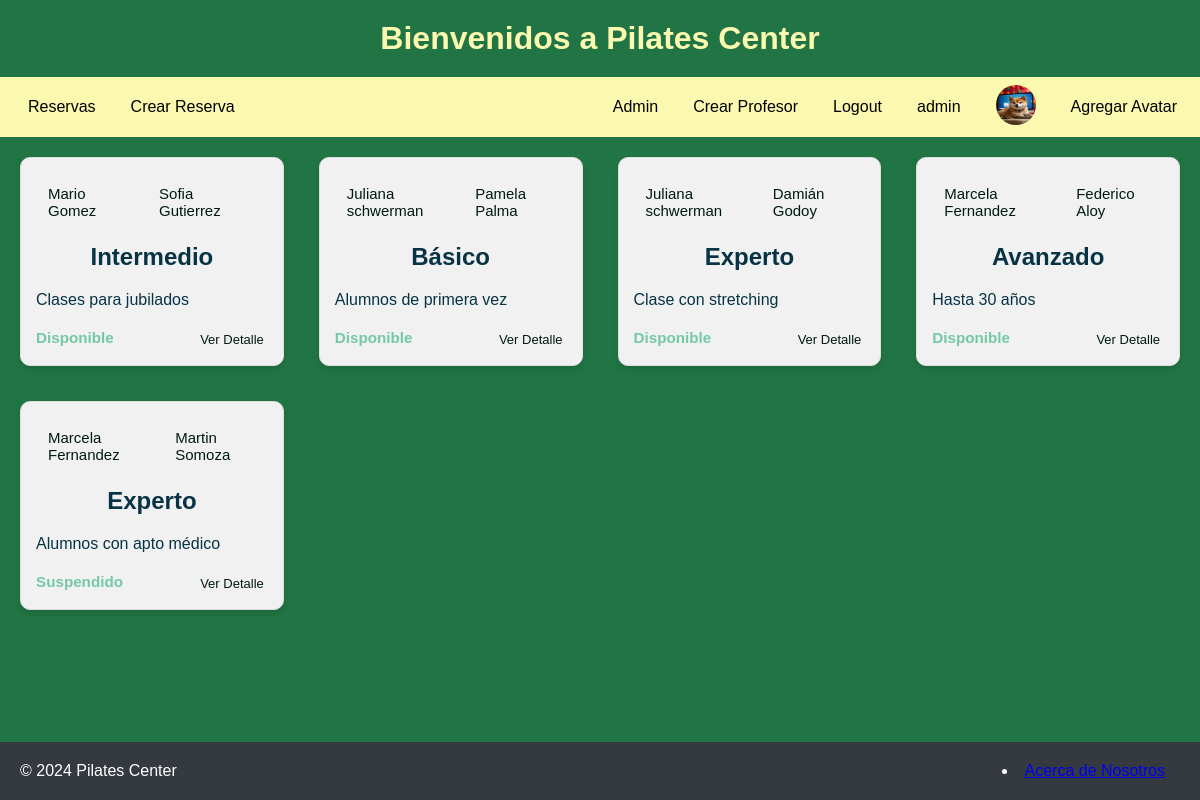
Page /reserves/list/ (signed in) on the committed database.
### reserves/models.py (models this page shows, shortened)
class Avatar(models.Model):
    user = models.OneToOneField(User, on_delete=models.CASCADE, related_name='avatar')
    image = models.ImageField(upload_to='avatars/')

class Clase(models.Model):
    profesor = models.ForeignKey(Profesor, on_delete=models.CASCADE,related_name='clases')
    suplente = models.ForeignKey(Suplente, on_delete=models.CASCADE,related_name='clases')
    nivel = models.CharField(max_length=50)
    descripcion = models.CharField(max_length=200)
    fecha_inicio = models.DateField(default=datetime.now)
    fecha_fin = models.DateField(default=datetime.now)
    estado = models.ForeignKey(Estado, on_delete=models.CASCADE,related_name='clases')

class Profesor(models.Model):
    nombre = models.CharField(max_length=20)
    def __str__(self):
        return f"{self.nombre}"

class Suplente(models.Model):
    nombre = models.CharField(max_length=20)
    def __str__(self):
        return f"{self.nombre}"

class Estado(models.Model):
    estado = models.CharField(max_length=11)
    def __str__(self):
        return f"{self.estado}"

### reserves/views.py (the view)
# urls.py: path("list/", list_view, name = "reserves-list"),
def list_view(request):
    clases = Clase.objects.all().order_by('estado', 'suplente')
    contexto_dict = {'clases': clases}
    return render(request, "reserves/list.html", contexto_dict)

### reserves/templates/reserves/list.html
{% extends 'reserves/home.html' %} {% block content %}
<div class="clase-container">
  {% for clase in clases %}
  <div class="clase">
    <div class="clase-header">
      <a href="{% url 'filter_by_profesor' clase.profesor.nombre %}" class="tag"
        >{{ clase.profesor }}</a
      >
      <a href="{% url 'filter_by_suplente' clase.suplente.nombre %}" class="tag"
        >{{ clase.suplente }}</a
      >
    </div>
    <h2>{{ clase.nivel }}</h2>
    <p>{{ clase.descripcion }}</p>
    <div class="clase-footer">
      <h3 data-estado="{{ clase.estado }}">{{ clase.estado }}</h3>
      <a href="{% url 'detail_view' clase.id %}" class="btn-detail"
        >Ver Detalle</a
      >
    </div>
  </div>
  {% empty %}
  <p>No hay reservas disponibles.</p>
  {% endfor %}
</div>
{% endblock %}

### reserves/templates/reserves/home.html (shortened to what this page needs)
{% load static %}
<!DOCTYPE html>
<html lang="en">
<head>
  <link rel="stylesheet" href="{% static 'reserves/styleshome.css' %}">
</head>
<body>
  <header>
    <div class="header-container">
      <h1>Bienvenidos a Pilates Center</h1>
    </div>
  </header>
  <nav>
    <ul class="navbar-nav">
      <li class="nav-item">
        <a class="nav-link" href="/reserves/list">Reservas</a>
      </li>
      <li class="nav-item">
        <a class="nav-link" href="/reserves/create/clases/">Crear Reserva</a>
      </li>
    </ul>
    <ul class="navbar-nav">
      <li class="nav-item">
        <a class="nav-link" href="/admin/">Admin</a>
      </li>
      <li class="nav-item">
        <a class="nav-link" href="/reserves/create/profesor/">Crear Profesor</a>
      </li>
      <li class="nav-item">
        {% if user.is_authenticated %}
        <a class="nav-link" href="{% url 'logout' %}">Logout</a>
        </li>
        <li class="nav-item">
        <a class="nav-link" href="{% url 'editar-perfil' %}">{{ user }}</a>
        </li>
        <li class="nav-item">
          {% if user.avatar.image %}
          <img src="{{ user.avatar.image.url }}" alt="Avatar" style="height: 40px; width: 40px; border-radius: 50%;">
          {% endif %}
          <li class="nav-item">
              <a href="{% url 'avatar_add' %}" class="nav-link">Agregar Avatar</a>
        </li>
        {% else %}
        <a class="nav-link" href="{% url 'login' %}">Login</a>
        </li>
        <li class="nav-item">
        <a class="nav-link" href="{% url 'crear-usuario' %}">Crear Usuario</a>
        </li>
        {% endif %}
    </ul>
  </nav>
  <main>{% block content %} {% endblock content %}</main>
  <footer>
    <p>© 2024 Pilates Center</p>
    <li class="nav-item">
        <a class="nav-link" href="{% url 'nosotros' %}">Acerca de Nosotros</a>
    </li>
</footer>
</body>
</html>

### reserves/static/reserves/styleshome.css (style rules this page uses)
* { margin: 0; padding: 0; box-sizing: border-box; }
body { font-family: sans-serif; background-color: #217544; }
.header-container { background-color: #217544; color: #faf9af; text-align: center; padding: 20px; }
nav { background-color: #faf9af; color: #000000; padding: 8px; }
nav ul { list-style-type: none; display: flex; justify-content: flex-end; }
nav li { margin-left: 20px; cursor: pointer; }
nav a { color: #000000; text-decoration: none; }
.clase-container { display: grid; grid-template-columns: repeat(auto-fill, minmax(200px, 1fr)); gap: 35px; padding: 20px; }
.clase { border: 1px solid #ddd; border-radius: 10px; background-color: #f1f1f1; padding: 15px; box-shadow: 0 4px 6px rgba(0, 0, 0, 0.1); transition: transform 0.3s ease-in-out; }
@media (min-width: 768px) { .clase-container { grid-template-columns: repeat(4, 1fr); } }
.clase-header { display: flex; justify-content: space-between; margin-bottom: 12px; }
.tag { font-size: 15px; color: #011a10; padding: 12px 12px; border-radius: 5px; background-color: transparent; text-decoration: none; }
.clase h2 { margin-bottom: 20px; text-align: center; color: #073345; }
.clase p { margin-bottom: 20px; color: #073345; }
.clase-footer { display: flex; justify-content: space-between; font-size: 13px; }
.clase h3 { color: #73c9a6; }
.btn-detail { color: #011a10; padding: 3px 4px; border-radius: 5px; text-decoration: none; }
footer { display: flex; justify-content: space-between; align-items: center; background-color: #343a40; color: #ffffff; padding: 3px 4px; text-align: center; position: fixed; bottom: 1rem; width: 100%; }
footer p { margin: 0; }

### reserves/templates/reserves/home.html (style rules this page uses)
nav { display: flex; justify-content: space-between; align-items: center; }
.navbar-nav { display: flex; align-items: center; }
.nav-item { margin-right: 15px; }
footer { display: flex; justify-content: space-between; align-items: center; background-color: #343a40; color: #ffffff; padding: 20px; text-align: center; position: fixed; bottom: 0; width: 100%; }
footer p { margin: 0; }

### rows in the picture
Clase: profesor "Mario Gomez", suplente "Sofia Gutierrez", nivel "Intermedio", descripcion "Clases para jubilados", estado "Disponible"
Clase: profesor "Juliana schwerman", suplente "Pamela Palma", nivel "Básico", descripcion "Alumnos de primera vez", estado "Disponible"
Clase: profesor "Juliana schwerman", suplente "Damián Godoy", nivel "Experto", descripcion "Clase con stretching", estado "Disponible"
Clase: profesor "Marcela Fernandez", suplente "Federico Aloy", nivel "Avanzado", descripcion "Hasta 30 años", estado "Disponible"
Clase: profesor "Marcela Fernandez", suplente "Martin Somoza", nivel "Experto", descripcion "Alumnos con apto médico", estado "Suspendido"

### other values in the picture
{{ user }} "admin"
